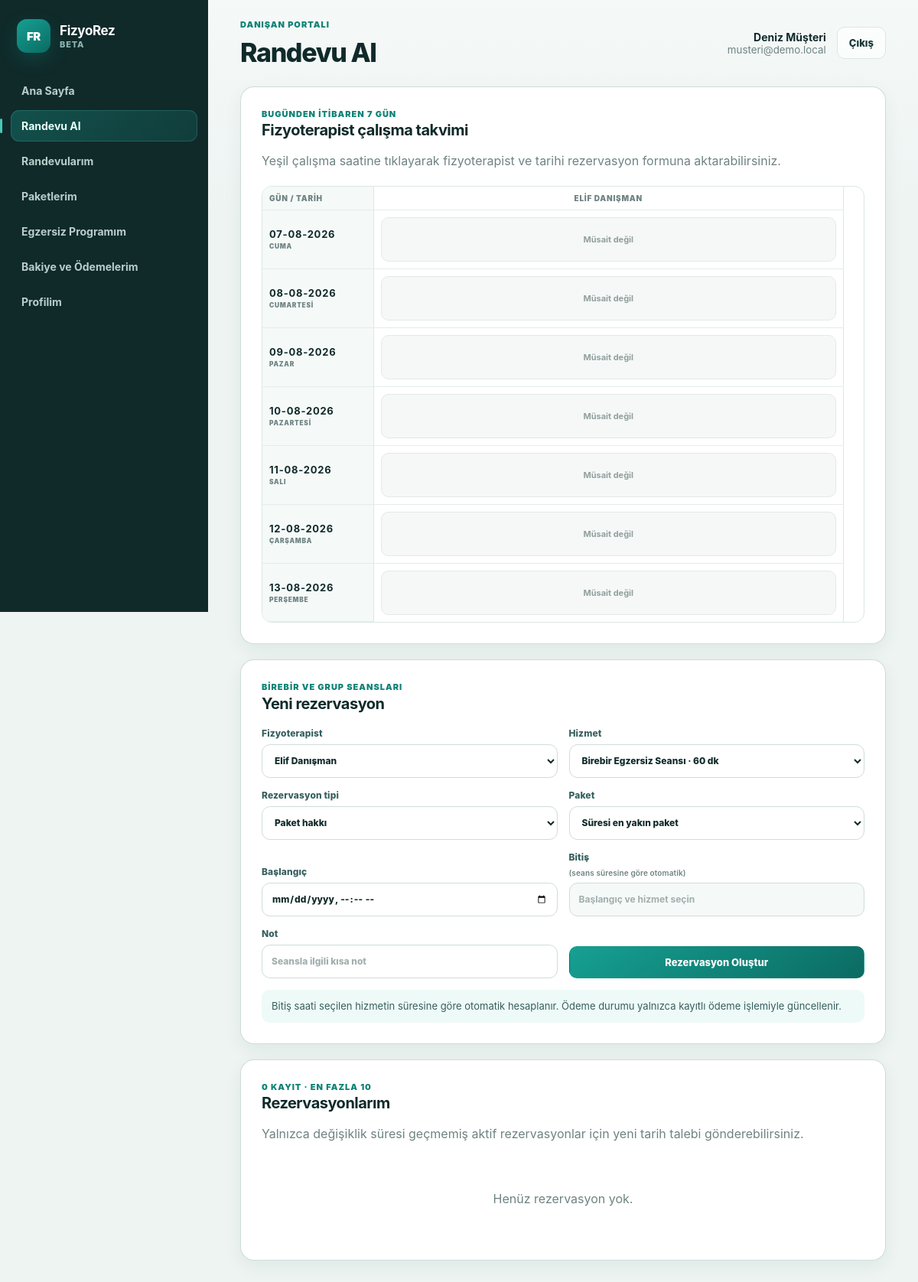
Page /customer/book (signed in) on the earlier database version.
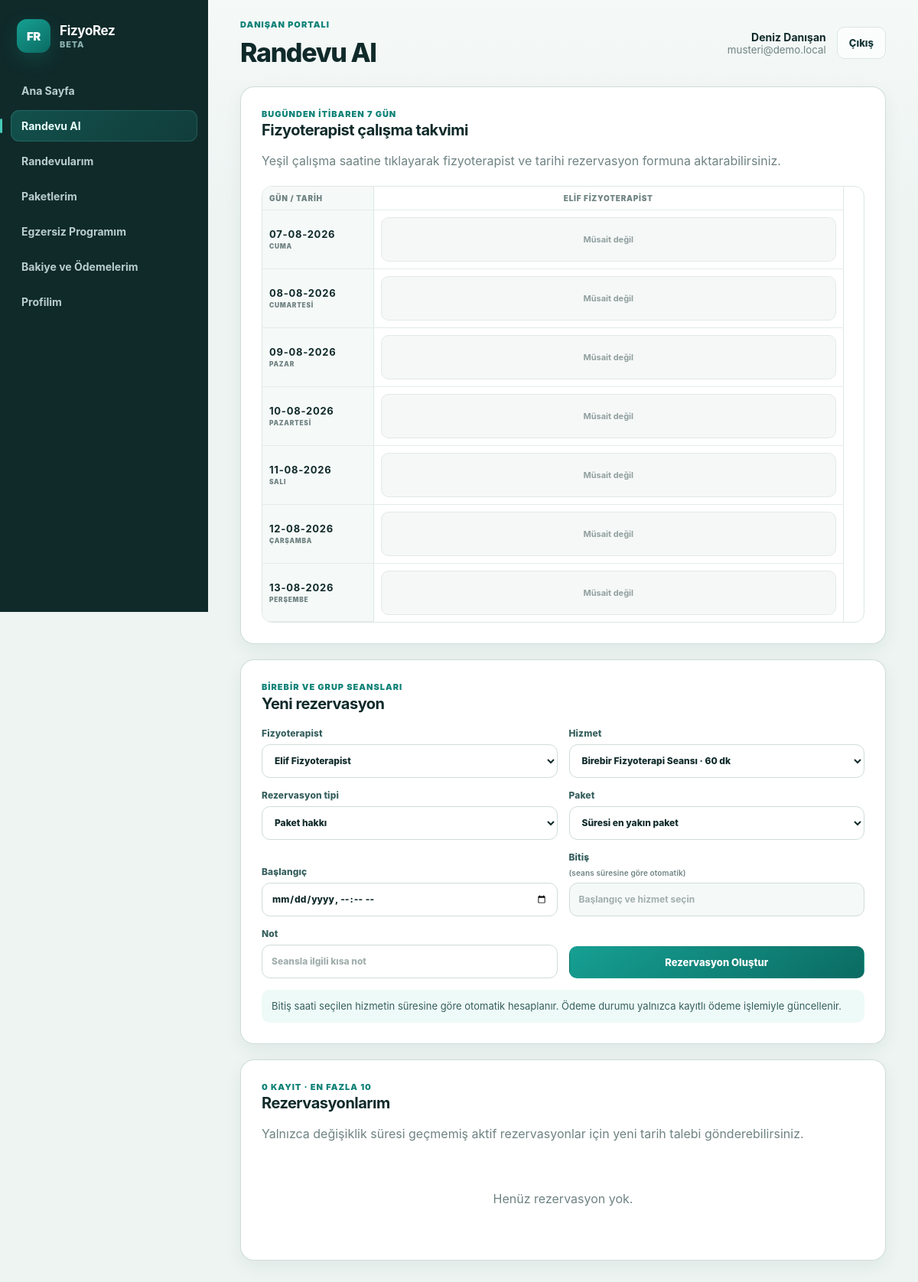
Same page on the later database version.
### tables this page shows
CREATE TABLE IF NOT EXISTS users (
    id INT UNSIGNED AUTO_INCREMENT PRIMARY KEY,
    role ENUM('super_admin', 'admin', 'consultant', 'staff', 'customer') NOT NULL,
    name VARCHAR(160) NOT NULL,
    email VARCHAR(190) NOT NULL UNIQUE,
    phone VARCHAR(40) NULL,
    password_hash VARCHAR(255) NOT NULL,
    status ENUM('pending', 'active', 'suspended', 'passive') NOT NULL DEFAULT 'active',
    email_verified_at DATETIME NULL,
    privacy_consent_at DATETIME NULL,
    last_login_at DATETIME NULL,
    created_at DATETIME NOT NULL DEFAULT CURRENT_TIMESTAMP,
    updated_at DATETIME NULL ON UPDATE CURRENT_TIMESTAMP,
    INDEX idx_users_role (role),
    INDEX idx_users_status (status)
);

### app/web.php (the view, shortened to what the changed rows need)
<?php
$path = current_path();
$flash = $_SESSION['flash'] ?? null;
try {
    $user = Auth::requireWeb();
    render_page($user, $path, $flash);
} catch (Throwable $e) {
    http_response_code(500);
    render_error($e);
}
    ?>
    <?php
function render_page(array $user, string $path, ?array $flash): void
{
    $title = page_title($path);
    ?>
    <!doctype html><html lang="tr"><head><meta charset="utf-8"><meta name="viewport" content="width=device-width, initial-scale=1">
    <title><?= e($title) ?> · <?= e(config('app.name')) ?></title><link rel="stylesheet" href="<?= e(asset_url('assets/css/app.css') . '?v=5') ?>"></head><body>
    <div class="app-shell">
    <div class="main-shell"><header class="topbar"><div><p class="eyebrow"><?= e(role_label((string) $user['role'])) ?></p><h1><?= e($title) ?></h1></div><div class="user-box"><span><strong><?= e($user['name']) ?></strong><small><?= e($user['email']) ?></small></span></div></header>
    <?php render_flash($flash); ?><main class="content"><?php render_route($user, $path); ?></main></div></div>
    <script src="<?= e(asset_url('assets/js/app.js') . '?v=5') ?>"></script></body></html>
    <?php
}
function page_title(string $path): string
{
    return [
        '/admin' => 'Genel Bakış', '/admin/users' => 'Personel Yönetimi', '/admin/customers' => 'Danışanlar', '/admin/roles' => 'Rol ve Yetkiler',
        '/admin/services' => 'Hizmetler', '/admin/packages' => 'Paket ve Haklar', '/admin/reservations' => 'Rezervasyonlar',
        '/admin/availability' => 'Takvim ve Planlama', '/admin/time-off' => 'İzin ve Molalar', '/admin/payments' => 'Ödemeler ve Bakiye',
        '/admin/reports' => 'Raporlar', '/admin/settings' => 'Sistem Ayarları', '/admin/profile' => 'Profilim',
        '/admin/clinical' => 'Fizyoterapi Kayıtları', '/admin/exercises' => 'Egzersiz Programları',
        '/admin/audit' => 'İşlem Kayıtları',
        '/customer' => 'Ana Sayfa', '/customer/book' => 'Randevu Al', '/customer/reservations' => 'Randevularım',
        '/customer/packages' => 'Paketlerim', '/customer/payments' => 'Bakiye ve Ödemelerim', '/customer/profile' => 'Profilim',
        '/customer/programs' => 'Egzersiz Programım',
    ][$path] ?? 'FizyoRez';
}
function role_label(string $role): string
{
    return ['super_admin' => 'Süper Yönetici', 'admin' => 'Yönetici', 'staff' => 'Resepsiyon / Personel', 'consultant' => 'Fizyoterapist', 'customer' => 'Danışan Portalı'][$role] ?? $role;
}
function render_route(array $user, string $path): void
{
    switch ($path) {
        case '/admin/reservations': case '/customer/reservations': case '/customer/book': render_reservations($user, $path); break;
    }
}
        ?>
    <?php
function render_reservations(array $user, string $path): void
{
    $filters = $path === '/customer/book' ? ['from' => date('Y-m-d H:i:s')] : [];
    $reservations = ReservationService::list($user, $filters);
    if ($user['role'] === 'customer') $reservations = array_slice($reservations, 0, 10);
    if ($path === '/customer/book') render_booking_matrix();
    if ($path !== '/customer/reservations'): ?><section class="panel"><div class="section-heading"><div><p class="eyebrow">Birebir ve grup seansları</p><h2>Yeni rezervasyon</h2></div></div><?php render_reservation_form($user); ?></section><?php endif;
    render_reservation_table($user, $reservations);
}
function render_booking_matrix(): void
{
    $matrix = ScheduleService::bookingMatrix(date('Y-m-d'), date('Y-m-d', strtotime('+6 days'))); ?>
    <section class="panel booking-matrix-panel"><div class="section-heading"><div><h2>Fizyoterapist çalışma takvimi</h2></div></div>
    <?php if ($matrix['consultants']): ?><div class="booking-matrix-wrap"><table class="booking-matrix"><thead><tr><th>Gün / Tarih</th><?php foreach ($matrix['consultants'] as $consultant): ?><th><?= e($consultant['name']) ?></th><?php endforeach; ?></tr></thead><tbody>
    <?php foreach ($matrix['days'] as $day): $dayDate = new DateTimeImmutable((string) $day['work_date']); ?><tr><th><strong><?= e(date_only((string) $day['work_date'])) ?></strong><small><?= e(weekdays()[(int) $dayDate->format('N')]) ?></small></th><?php foreach ($matrix['consultants'] as $consultant): $availability = $day['consultants'][(int) $consultant['id']]; $isAvailable = (int) $availability['is_working'] === 1 && $availability['slots']; ?><td>
        <?php if ($isAvailable): ?><div class="booking-slot-list"><?php foreach ($availability['slots'] as $slot): ?><button type="button" class="booking-slot-cell" data-book-consultant="<?= e($consultant['id']) ?>" data-book-date="<?= e($day['work_date']) ?>" data-book-time="<?= e(substr((string) $slot['start_time'], 0, 5)) ?>"><strong><?= e(substr((string) $slot['start_time'], 0, 5) . '–' . substr((string) $slot['end_time'], 0, 5)) ?></strong><small>Seç</small></button><?php endforeach; ?></div>
        <?php else: ?><span class="booking-slot-cell is-closed">Müsait değil</span><?php endif; ?>
    </td><?php endforeach; ?></tr><?php endforeach; ?></tbody></table></div><?php else: ?><p class="empty">Aktif fizyoterapist bulunamadı.</p><?php endif; ?></section><?php
}
function render_reservation_form(array $user): void
{
    $services = DB::fetchAll('SELECT * FROM services WHERE active = 1 ORDER BY name'); $physios = consultants(); $customerRows = customers();
    $ownPackages = $user['role'] === 'customer' ? DB::fetchAll(Management::customerPackageSql() . ' WHERE cp.customer_id = ? AND cp.status = "active" ORDER BY cp.expires_at', [$user['id']]) : []; $manageAll = can($user, 'reservations.manage_all'); ?>
    <form method="post" class="form-grid" data-reservation-form data-reservation-timing><?= csrf_field() ?><input type="hidden" name="action" value="create_reservation">
    <?php if ($manageAll): ?><?php options($customerRows); ?><?php options($physios); ?><?php elseif ($user['role'] === 'consultant'): ?><?php options($customerRows); ?><?php else: ?><label>Fizyoterapist<select name="consultant_id"><?php options($physios); ?></select></label><?php endif; ?>
    <label>Hizmet<select name="service_id" data-reservation-service><?php foreach ($services as $service): ?><option value="<?= e($service['id']) ?>" data-duration="<?= e($service['duration_minutes']) ?>"><?= e($service['name'] . ' · ' . $service['duration_minutes'] . ' dk') ?></option><?php endforeach; ?></select></label><label>Rezervasyon tipi<select name="reservation_type" data-toggle-package><option value="package">Paket hakkı</option><option value="single">Tek seans</option></select></label>
    <?php if ($user['role'] === 'customer'): ?><label data-package-field>Paket<select name="customer_package_id"><option value="">Süresi en yakın paket</option><?php options($ownPackages, 'package_name'); ?></select></label><?php endif; ?>
    <label>Başlangıç<input type="datetime-local" name="starts_at" data-reservation-start required></label><label>Bitiş <small>(seans süresine göre otomatik)</small><input type="text" data-reservation-end readonly placeholder="Başlangıç ve hizmet seçin"></label><label>Not<input name="notes" placeholder="Seansla ilgili kısa not"></label><button class="btn btn-primary">Rezervasyon Oluştur</button></form><p class="form-note">Bitiş saati seçilen hizmetin süresine göre otomatik hesaplanır. Ödeme durumu yalnızca kayıtlı ödeme işlemiyle güncellenir.</p>
    <?php
}
function render_reservation_table(array $user, array $reservations): void
{
    if ($user['role'] === 'customer') {
        render_customer_reservation_cards($user, array_slice($reservations, 0, 10));
        return;
    }
    ?>
    <?php if (!$reservations): ?><tr><td colspan="7" class="empty">Henüz rezervasyon yok.</td></tr><?php endif; ?></tbody></table></div></section><?php
}
function render_customer_reservation_cards(array $user, array $reservations): void
{
    ?><section class="panel"><div class="section-heading"><div><h2>Rezervasyonlarım</h2></div></div><div class="customer-reservation-list">
    <?php foreach ($reservations as $item): $active = in_array($item['status'], ['pending', 'confirmed'], true); $canRequestChange = ReservationService::customerCanRequestChange($item); ?><article class="customer-reservation-card"><header><div><strong><?= e(reservation_range((string) $item['starts_at'], (string) $item['ends_at'])) ?></strong><small><?= e($item['service_name']) ?> · <?= e($item['duration_minutes']) ?> dk · <?= e($item['reservation_type'] === 'single' ? 'Tek seans' : 'Paket') ?></small></div><span class="badge <?= e($item['status']) ?>"><?= e(status_label((string) $item['status'])) ?></span></header><div class="customer-reservation-meta"><span><small>Fizyoterapist</small><strong><?= e($item['consultant_name']) ?></strong></span><span><small>Ödeme</small><span class="badge <?= e($item['payment_status']) ?>"><?= e(payment_label((string) $item['payment_status'])) ?></span></span></div>
        <?php if (!empty($item['pending_change_id'])): ?><div class="change-request-pending"><strong>Değişiklik onayı bekleniyor</strong><span>İstenen saat: <?= e(reservation_range_from_duration((string) $item['pending_requested_starts_at'], (int) $item['duration_minutes'])) ?></span></div><?php endif; ?>
        <?php if ($active): ?><div class="customer-reservation-actions"><form method="post"><?= csrf_field() ?><input type="hidden" name="action" value="cancel_reservation"><input type="hidden" name="reservation_id" value="<?= e($item['id']) ?>"><button class="btn btn-small btn-danger" data-confirm="Bu rezervasyon iptal edilsin mi?">İptal</button></form><?php if ($canRequestChange): ?><details><summary class="btn btn-small">Tarih Değişikliği İste</summary><form method="post" class="customer-change-form" data-reservation-timing data-fixed-duration="<?= e($item['duration_minutes']) ?>"><?= csrf_field() ?><input type="hidden" name="action" value="reschedule_reservation"><input type="hidden" name="reservation_id" value="<?= e($item['id']) ?>"><label>Yeni başlangıç<input type="datetime-local" name="starts_at" data-reservation-start required></label><label>Yeni bitiş <small>(otomatik)</small><input type="text" data-reservation-end readonly></label><button class="btn btn-primary btn-small">Onaya Gönder</button></form></details><?php endif; ?></div><?php endif; ?>
    </article><?php endforeach; ?><?php if (!$reservations): ?><p class="empty">Henüz rezervasyon yok.</p><?php endif; ?></div></section><?php
}
    if (!$requests) return; ?>
    <?php
function customers(): array { return DB::fetchAll('SELECT id, name FROM users WHERE role = "customer" AND status = "active" ORDER BY name'); }
function consultants(): array { return DB::fetchAll('SELECT id, name FROM users WHERE role = "consultant" AND status = "active" ORDER BY name'); }
function options(array $rows, string $labelKey = 'name'): void { foreach ($rows as $row) echo '<option value="' . e($row['id']) . '">' . e($row[$labelKey] ?? $row['name'] ?? $row['id']) . '</option>'; }
function csrf_field(): string { return '<input type="hidden" name="_csrf" value="' . e(csrf_token()) . '">'; }
function weekdays(): array { return [1 => 'Pazartesi', 2 => 'Salı', 3 => 'Çarşamba', 4 => 'Perşembe', 5 => 'Cuma', 6 => 'Cumartesi', 7 => 'Pazar']; }
function date_only(string $value): string { if ($value === '') return '-'; try { return (new DateTimeImmutable($value))->format('d-m-Y'); } catch (Throwable) { return $value; } }

Differences in the rows shown:
changed users "musteri@demo.local": name "Deniz Müşteri" → "Deniz Danışan"
changed users: name "ELIF DANIŞMAN" → "ELIF FIZYOTERAPIST"
Other differences:
form field consultant_id: "Elif Danışman" → "Elif Fizyoterapist"
form field service_id: "Birebir Egzersiz Seansı · 60 dk" → "Birebir Fizyoterapi Seansı · 60 dk"
